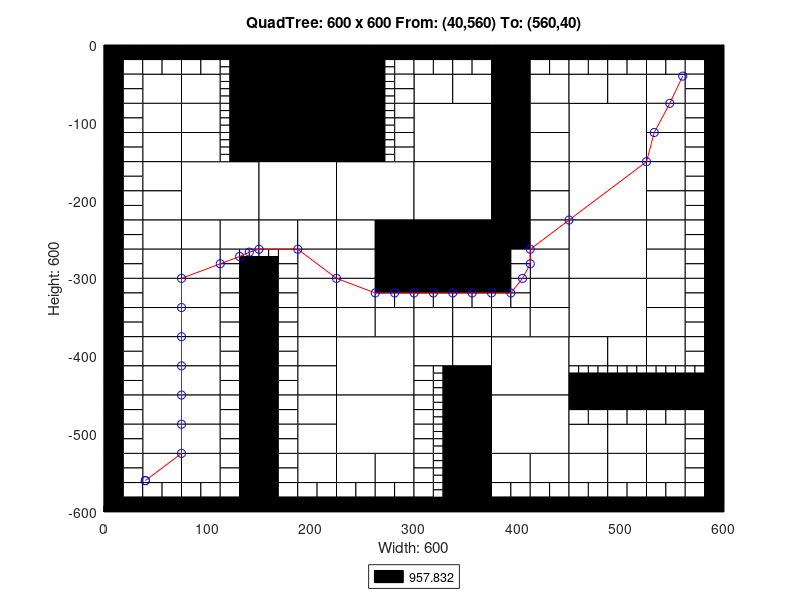

Here is the MATLAB script that generated this plot:
axis([0 600 -600 0]);
title('QuadTree: 600 x 600 From: (40,560) To: (560,40)');
xlabel('Width: 600');
ylabel('Height: 600');
rectangle('Position',[150 -75 75 75], 'FaceColor',[0 0 0]);
rectangle('Position',[150 -150 75 75], 'FaceColor',[0 0 0]);
rectangle('Position',[75 -225 75 75], 'FaceColor',[1 1 1]);
rectangle('Position',[150 -225 75 75], 'FaceColor',[1 1 1]);
rectangle('Position',[225 -225 75 75], 'FaceColor',[1 1 1]);
rectangle('Position',[300 -150 75 75], 'FaceColor',[1 1 1]);
rectangle('Position',[450 -150 75 75], 'FaceColor',[1 1 1]);
rectangle('Position',[300 -225 75 75], 'FaceColor',[1 1 1]);
rectangle('Position',[300 -300 75 75], 'FaceColor',[0 0 0]);
rectangle('Position',[450 -225 75 75], 'FaceColor',[1 1 1]);
rectangle('Position',[450 -300 75 75], 'FaceColor',[1 1 1]);
rectangle('Position',[225 -450 75 75], 'FaceColor',[1 1 1]);
rectangle('Position',[225 -525 75 75], 'FaceColor',[1 1 1]);
rectangle('Position',[375 -450 75 75], 'FaceColor',[1 1 1]);
rectangle('Position',[450 -375 75 75], 'FaceColor',[1 1 1]);
rectangle('Position',[375 -525 75 75], 'FaceColor',[1 1 1]);
rectangle('Position',[37.5 -75 37.5 37.5], 'FaceColor',[1 1 1]);
rectangle('Position',[75 -75 37.5 37.5], 'FaceColor',[1 1 1]);
rectangle('Position',[37.5 -112.5 37.5 37.5], 'FaceColor',[1 1 1]);
rectangle('Position',[37.5 -150 37.5 37.5], 'FaceColor',[1 1 1]);
rectangle('Position',[75 -112.5 37.5 37.5], 'FaceColor',[1 1 1]);
rectangle('Position',[75 -150 37.5 37.5], 'FaceColor',[1 1 1]);
rectangle('Position',[225 -37.5 37.5 37.5], 'FaceColor',[0 0 0]);
rectangle('Position',[225 -75 37.5 37.5], 'FaceColor',[0 0 0]);
rectangle('Position',[225 -112.5 37.5 37.5], 'FaceColor',[0 0 0]);
rectangle('Position',[225 -150 37.5 37.5], 'FaceColor',[0 0 0]);
rectangle('Position',[37.5 -187.5 37.5 37.5], 'FaceColor',[1 1 1]);
rectangle('Position',[37.5 -225 37.5 37.5], 'FaceColor',[1 1 1]);
rectangle('Position',[37.5 -262.5 37.5 37.5], 'FaceColor',[1 1 1]);
rectangle('Position',[37.5 -300 37.5 37.5], 'FaceColor',[1 1 1]);
rectangle('Position',[75 -262.5 37.5 37.5], 'FaceColor',[1 1 1]);
rectangle('Position',[112.5 -262.5 37.5 37.5], 'FaceColor',[1 1 1]);
rectangle('Position',[75 -300 37.5 37.5], 'FaceColor',[1 1 1]);
rectangle('Position',[150 -262.5 37.5 37.5], 'FaceColor',[1 1 1]);
rectangle('Position',[187.5 -262.5 37.5 37.5], 'FaceColor',[1 1 1]);
rectangle('Position',[187.5 -300 37.5 37.5], 'FaceColor',[1 1 1]);
rectangle('Position',[225 -262.5 37.5 37.5], 'FaceColor',[1 1 1]);
rectangle('Position',[262.5 -262.5 37.5 37.5], 'FaceColor',[0 0 0]);
rectangle('Position',[225 -300 37.5 37.5], 'FaceColor',[1 1 1]);
rectangle('Position',[262.5 -300 37.5 37.5], 'FaceColor',[0 0 0]);
rectangle('Position',[300 -75 37.5 37.5], 'FaceColor',[1 1 1]);
rectangle('Position',[337.5 -75 37.5 37.5], 'FaceColor',[1 1 1]);
rectangle('Position',[375 -37.5 37.5 37.5], 'FaceColor',[0 0 0]);
rectangle('Position',[375 -75 37.5 37.5], 'FaceColor',[0 0 0]);
rectangle('Position',[412.5 -75 37.5 37.5], 'FaceColor',[1 1 1]);
rectangle('Position',[375 -112.5 37.5 37.5], 'FaceColor',[0 0 0]);
rectangle('Position',[412.5 -112.5 37.5 37.5], 'FaceColor',[1 1 1]);
rectangle('Position',[375 -150 37.5 37.5], 'FaceColor',[0 0 0]);
rectangle('Position',[412.5 -150 37.5 37.5], 'FaceColor',[1 1 1]);
rectangle('Position',[450 -75 37.5 37.5], 'FaceColor',[1 1 1]);
rectangle('Position',[487.5 -75 37.5 37.5], 'FaceColor',[1 1 1]);
rectangle('Position',[525 -75 37.5 37.5], 'FaceColor',[1 1 1]);
rectangle('Position',[525 -112.5 37.5 37.5], 'FaceColor',[1 1 1]);
rectangle('Position',[525 -150 37.5 37.5], 'FaceColor',[1 1 1]);
rectangle('Position',[375 -187.5 37.5 37.5], 'FaceColor',[0 0 0]);
rectangle('Position',[412.5 -187.5 37.5 37.5], 'FaceColor',[1 1 1]);
rectangle('Position',[375 -225 37.5 37.5], 'FaceColor',[0 0 0]);
rectangle('Position',[412.5 -225 37.5 37.5], 'FaceColor',[1 1 1]);
rectangle('Position',[375 -262.5 37.5 37.5], 'FaceColor',[0 0 0]);
rectangle('Position',[412.5 -262.5 37.5 37.5], 'FaceColor',[1 1 1]);
rectangle('Position',[412.5 -300 37.5 37.5], 'FaceColor',[1 1 1]);
rectangle('Position',[525 -187.5 37.5 37.5], 'FaceColor',[1 1 1]);
rectangle('Position',[525 -225 37.5 37.5], 'FaceColor',[1 1 1]);
rectangle('Position',[525 -262.5 37.5 37.5], 'FaceColor',[1 1 1]);
rectangle('Position',[525 -300 37.5 37.5], 'FaceColor',[1 1 1]);
rectangle('Position',[37.5 -337.5 37.5 37.5], 'FaceColor',[1 1 1]);
rectangle('Position',[37.5 -375 37.5 37.5], 'FaceColor',[1 1 1]);
rectangle('Position',[75 -337.5 37.5 37.5], 'FaceColor',[1 1 1]);
rectangle('Position',[75 -375 37.5 37.5], 'FaceColor',[1 1 1]);
rectangle('Position',[37.5 -412.5 37.5 37.5], 'FaceColor',[1 1 1]);
rectangle('Position',[37.5 -450 37.5 37.5], 'FaceColor',[1 1 1]);
rectangle('Position',[75 -412.5 37.5 37.5], 'FaceColor',[1 1 1]);
rectangle('Position',[75 -450 37.5 37.5], 'FaceColor',[1 1 1]);
rectangle('Position',[187.5 -337.5 37.5 37.5], 'FaceColor',[1 1 1]);
rectangle('Position',[187.5 -375 37.5 37.5], 'FaceColor',[1 1 1]);
rectangle('Position',[225 -337.5 37.5 37.5], 'FaceColor',[1 1 1]);
rectangle('Position',[225 -375 37.5 37.5], 'FaceColor',[1 1 1]);
rectangle('Position',[262.5 -375 37.5 37.5], 'FaceColor',[1 1 1]);
rectangle('Position',[187.5 -412.5 37.5 37.5], 'FaceColor',[1 1 1]);
rectangle('Position',[187.5 -450 37.5 37.5], 'FaceColor',[1 1 1]);
rectangle('Position',[37.5 -487.5 37.5 37.5], 'FaceColor',[1 1 1]);
rectangle('Position',[37.5 -525 37.5 37.5], 'FaceColor',[1 1 1]);
rectangle('Position',[75 -487.5 37.5 37.5], 'FaceColor',[1 1 1]);
rectangle('Position',[75 -525 37.5 37.5], 'FaceColor',[1 1 1]);
rectangle('Position',[37.5 -562.5 37.5 37.5], 'FaceColor',[1 1 1]);
rectangle('Position',[75 -562.5 37.5 37.5], 'FaceColor',[1 1 1]);
rectangle('Position',[187.5 -487.5 37.5 37.5], 'FaceColor',[1 1 1]);
rectangle('Position',[187.5 -525 37.5 37.5], 'FaceColor',[1 1 1]);
rectangle('Position',[187.5 -562.5 37.5 37.5], 'FaceColor',[1 1 1]);
rectangle('Position',[225 -562.5 37.5 37.5], 'FaceColor',[1 1 1]);
rectangle('Position',[262.5 -562.5 37.5 37.5], 'FaceColor',[1 1 1]);
rectangle('Position',[300 -375 37.5 37.5], 'FaceColor',[1 1 1]);
rectangle('Position',[337.5 -375 37.5 37.5], 'FaceColor',[1 1 1]);
rectangle('Position',[412.5 -337.5 37.5 37.5], 'FaceColor',[1 1 1]);
rectangle('Position',[375 -375 37.5 37.5], 'FaceColor',[1 1 1]);
rectangle('Position',[412.5 -375 37.5 37.5], 'FaceColor',[1 1 1]);
rectangle('Position',[300 -412.5 37.5 37.5], 'FaceColor',[1 1 1]);
rectangle('Position',[337.5 -412.5 37.5 37.5], 'FaceColor',[1 1 1]);
rectangle('Position',[337.5 -450 37.5 37.5], 'FaceColor',[0 0 0]);
rectangle('Position',[525 -337.5 37.5 37.5], 'FaceColor',[1 1 1]);
rectangle('Position',[525 -375 37.5 37.5], 'FaceColor',[1 1 1]);
rectangle('Position',[450 -412.5 37.5 37.5], 'FaceColor',[1 1 1]);
rectangle('Position',[487.5 -412.5 37.5 37.5], 'FaceColor',[1 1 1]);
rectangle('Position',[525 -412.5 37.5 37.5], 'FaceColor',[1 1 1]);
rectangle('Position',[337.5 -487.5 37.5 37.5], 'FaceColor',[0 0 0]);
rectangle('Position',[337.5 -525 37.5 37.5], 'FaceColor',[0 0 0]);
rectangle('Position',[337.5 -562.5 37.5 37.5], 'FaceColor',[0 0 0]);
rectangle('Position',[337.5 -600 37.5 37.5], 'FaceColor',[0 0 0]);
rectangle('Position',[375 -562.5 37.5 37.5], 'FaceColor',[1 1 1]);
rectangle('Position',[412.5 -562.5 37.5 37.5], 'FaceColor',[1 1 1]);
rectangle('Position',[450 -525 37.5 37.5], 'FaceColor',[1 1 1]);
rectangle('Position',[487.5 -525 37.5 37.5], 'FaceColor',[1 1 1]);
rectangle('Position',[525 -525 37.5 37.5], 'FaceColor',[1 1 1]);
rectangle('Position',[450 -562.5 37.5 37.5], 'FaceColor',[1 1 1]);
rectangle('Position',[487.5 -562.5 37.5 37.5], 'FaceColor',[1 1 1]);
rectangle('Position',[525 -562.5 37.5 37.5], 'FaceColor',[1 1 1]);
rectangle('Position',[0 -18.75 18.75 18.75], 'FaceColor',[0 0 0]);
rectangle('Position',[18.75 -18.75 18.75 18.75], 'FaceColor',[0 0 0]);
rectangle('Position',[0 -37.5 18.75 18.75], 'FaceColor',[0 0 0]);
rectangle('Position',[18.75 -37.5 18.75 18.75], 'FaceColor',[1 1 1]);
rectangle('Position',[37.5 -18.75 18.75 18.75], 'FaceColor',[0 0 0]);
rectangle('Position',[56.25 -18.75 18.75 18.75], 'FaceColor',[0 0 0]);
rectangle('Position',[37.5 -37.5 18.75 18.75], 'FaceColor',[1 1 1]);
rectangle('Position',[56.25 -37.5 18.75 18.75], 'FaceColor',[1 1 1]);
rectangle('Position',[0 -56.25 18.75 18.75], 'FaceColor',[0 0 0]);
rectangle('Position',[18.75 -56.25 18.75 18.75], 'FaceColor',[1 1 1]);
rectangle('Position',[0 -75 18.75 18.75], 'FaceColor',[0 0 0]);
rectangle('Position',[18.75 -75 18.75 18.75], 'FaceColor',[1 1 1]);
rectangle('Position',[75 -18.75 18.75 18.75], 'FaceColor',[0 0 0]);
rectangle('Position',[93.75 -18.75 18.75 18.75], 'FaceColor',[0 0 0]);
rectangle('Position',[75 -37.5 18.75 18.75], 'FaceColor',[1 1 1]);
rectangle('Position',[93.75 -37.5 18.75 18.75], 'FaceColor',[1 1 1]);
rectangle('Position',[112.5 -18.75 18.75 18.75], 'FaceColor',[0 0 0]);
rectangle('Position',[131.25 -18.75 18.75 18.75], 'FaceColor',[0 0 0]);
rectangle('Position',[131.25 -37.5 18.75 18.75], 'FaceColor',[0 0 0]);
rectangle('Position',[131.25 -56.25 18.75 18.75], 'FaceColor',[0 0 0]);
rectangle('Position',[131.25 -75 18.75 18.75], 'FaceColor',[0 0 0]);
rectangle('Position',[0 -93.75 18.75 18.75], 'FaceColor',[0 0 0]);
rectangle('Position',[18.75 -93.75 18.75 18.75], 'FaceColor',[1 1 1]);
rectangle('Position',[0 -112.5 18.75 18.75], 'FaceColor',[0 0 0]);
rectangle('Position',[18.75 -112.5 18.75 18.75], 'FaceColor',[1 1 1]);
rectangle('Position',[0 -131.25 18.75 18.75], 'FaceColor',[0 0 0]);
rectangle('Position',[18.75 -131.25 18.75 18.75], 'FaceColor',[1 1 1]);
rectangle('Position',[0 -150 18.75 18.75], 'FaceColor',[0 0 0]);
rectangle('Position',[18.75 -150 18.75 18.75], 'FaceColor',[1 1 1]);
rectangle('Position',[131.25 -93.75 18.75 18.75], 'FaceColor',[0 0 0]);
rectangle('Position',[131.25 -112.5 18.75 18.75], 'FaceColor',[0 0 0]);
rectangle('Position',[131.25 -131.25 18.75 18.75], 'FaceColor',[0 0 0]);
rectangle('Position',[131.25 -150 18.75 18.75], 'FaceColor',[0 0 0]);
rectangle('Position',[262.5 -18.75 18.75 18.75], 'FaceColor',[0 0 0]);
rectangle('Position',[281.25 -18.75 18.75 18.75], 'FaceColor',[0 0 0]);
rectangle('Position',[281.25 -37.5 18.75 18.75], 'FaceColor',[1 1 1]);
rectangle('Position',[281.25 -56.25 18.75 18.75], 'FaceColor',[1 1 1]);
rectangle('Position',[281.25 -75 18.75 18.75], 'FaceColor',[1 1 1]);
rectangle('Position',[281.25 -93.75 18.75 18.75], 'FaceColor',[1 1 1]);
rectangle('Position',[281.25 -112.5 18.75 18.75], 'FaceColor',[1 1 1]);
rectangle('Position',[281.25 -131.25 18.75 18.75], 'FaceColor',[1 1 1]);
rectangle('Position',[281.25 -150 18.75 18.75], 'FaceColor',[1 1 1]);
rectangle('Position',[0 -168.75 18.75 18.75], 'FaceColor',[0 0 0]);
rectangle('Position',[18.75 -168.75 18.75 18.75], 'FaceColor',[1 1 1]);
rectangle('Position',[0 -187.5 18.75 18.75], 'FaceColor',[0 0 0]);
rectangle('Position',[18.75 -187.5 18.75 18.75], 'FaceColor',[1 1 1]);
rectangle('Position',[0 -206.25 18.75 18.75], 'FaceColor',[0 0 0]);
rectangle('Position',[18.75 -206.25 18.75 18.75], 'FaceColor',[1 1 1]);
rectangle('Position',[0 -225 18.75 18.75], 'FaceColor',[0 0 0]);
rectangle('Position',[18.75 -225 18.75 18.75], 'FaceColor',[1 1 1]);
rectangle('Position',[0 -243.75 18.75 18.75], 'FaceColor',[0 0 0]);
rectangle('Position',[18.75 -243.75 18.75 18.75], 'FaceColor',[1 1 1]);
rectangle('Position',[0 -262.5 18.75 18.75], 'FaceColor',[0 0 0]);
rectangle('Position',[18.75 -262.5 18.75 18.75], 'FaceColor',[1 1 1]);
rectangle('Position',[0 -281.25 18.75 18.75], 'FaceColor',[0 0 0]);
rectangle('Position',[18.75 -281.25 18.75 18.75], 'FaceColor',[1 1 1]);
rectangle('Position',[0 -300 18.75 18.75], 'FaceColor',[0 0 0]);
rectangle('Position',[18.75 -300 18.75 18.75], 'FaceColor',[1 1 1]);
rectangle('Position',[112.5 -281.25 18.75 18.75], 'FaceColor',[1 1 1]);
rectangle('Position',[112.5 -300 18.75 18.75], 'FaceColor',[1 1 1]);
rectangle('Position',[131.25 -300 18.75 18.75], 'FaceColor',[0 0 0]);
rectangle('Position',[168.75 -281.25 18.75 18.75], 'FaceColor',[1 1 1]);
rectangle('Position',[150 -300 18.75 18.75], 'FaceColor',[0 0 0]);
rectangle('Position',[168.75 -300 18.75 18.75], 'FaceColor',[1 1 1]);
rectangle('Position',[300 -18.75 18.75 18.75], 'FaceColor',[0 0 0]);
rectangle('Position',[318.75 -18.75 18.75 18.75], 'FaceColor',[0 0 0]);
rectangle('Position',[300 -37.5 18.75 18.75], 'FaceColor',[1 1 1]);
rectangle('Position',[318.75 -37.5 18.75 18.75], 'FaceColor',[1 1 1]);
rectangle('Position',[337.5 -18.75 18.75 18.75], 'FaceColor',[0 0 0]);
rectangle('Position',[356.25 -18.75 18.75 18.75], 'FaceColor',[0 0 0]);
rectangle('Position',[337.5 -37.5 18.75 18.75], 'FaceColor',[1 1 1]);
rectangle('Position',[356.25 -37.5 18.75 18.75], 'FaceColor',[1 1 1]);
rectangle('Position',[412.5 -18.75 18.75 18.75], 'FaceColor',[0 0 0]);
rectangle('Position',[431.25 -18.75 18.75 18.75], 'FaceColor',[0 0 0]);
rectangle('Position',[412.5 -37.5 18.75 18.75], 'FaceColor',[1 1 1]);
rectangle('Position',[431.25 -37.5 18.75 18.75], 'FaceColor',[1 1 1]);
rectangle('Position',[450 -18.75 18.75 18.75], 'FaceColor',[0 0 0]);
rectangle('Position',[468.75 -18.75 18.75 18.75], 'FaceColor',[0 0 0]);
rectangle('Position',[450 -37.5 18.75 18.75], 'FaceColor',[1 1 1]);
rectangle('Position',[468.75 -37.5 18.75 18.75], 'FaceColor',[1 1 1]);
rectangle('Position',[487.5 -18.75 18.75 18.75], 'FaceColor',[0 0 0]);
rectangle('Position',[506.25 -18.75 18.75 18.75], 'FaceColor',[0 0 0]);
rectangle('Position',[487.5 -37.5 18.75 18.75], 'FaceColor',[1 1 1]);
rectangle('Position',[506.25 -37.5 18.75 18.75], 'FaceColor',[1 1 1]);
rectangle('Position',[525 -18.75 18.75 18.75], 'FaceColor',[0 0 0]);
rectangle('Position',[543.75 -18.75 18.75 18.75], 'FaceColor',[0 0 0]);
rectangle('Position',[525 -37.5 18.75 18.75], 'FaceColor',[1 1 1]);
rectangle('Position',[543.75 -37.5 18.75 18.75], 'FaceColor',[1 1 1]);
rectangle('Position',[562.5 -18.75 18.75 18.75], 'FaceColor',[0 0 0]);
rectangle('Position',[581.25 -18.75 18.75 18.75], 'FaceColor',[0 0 0]);
rectangle('Position',[562.5 -37.5 18.75 18.75], 'FaceColor',[1 1 1]);
rectangle('Position',[581.25 -37.5 18.75 18.75], 'FaceColor',[0 0 0]);
rectangle('Position',[562.5 -56.25 18.75 18.75], 'FaceColor',[1 1 1]);
rectangle('Position',[581.25 -56.25 18.75 18.75], 'FaceColor',[0 0 0]);
rectangle('Position',[562.5 -75 18.75 18.75], 'FaceColor',[1 1 1]);
rectangle('Position',[581.25 -75 18.75 18.75], 'FaceColor',[0 0 0]);
rectangle('Position',[562.5 -93.75 18.75 18.75], 'FaceColor',[1 1 1]);
rectangle('Position',[581.25 -93.75 18.75 18.75], 'FaceColor',[0 0 0]);
rectangle('Position',[562.5 -112.5 18.75 18.75], 'FaceColor',[1 1 1]);
rectangle('Position',[581.25 -112.5 18.75 18.75], 'FaceColor',[0 0 0]);
rectangle('Position',[562.5 -131.25 18.75 18.75], 'FaceColor',[1 1 1]);
rectangle('Position',[581.25 -131.25 18.75 18.75], 'FaceColor',[0 0 0]);
rectangle('Position',[562.5 -150 18.75 18.75], 'FaceColor',[1 1 1]);
rectangle('Position',[581.25 -150 18.75 18.75], 'FaceColor',[0 0 0]);
rectangle('Position',[375 -281.25 18.75 18.75], 'FaceColor',[0 0 0]);
rectangle('Position',[393.75 -281.25 18.75 18.75], 'FaceColor',[1 1 1]);
rectangle('Position',[375 -300 18.75 18.75], 'FaceColor',[0 0 0]);
rectangle('Position',[393.75 -300 18.75 18.75], 'FaceColor',[1 1 1]);
rectangle('Position',[562.5 -168.75 18.75 18.75], 'FaceColor',[1 1 1]);
rectangle('Position',[581.25 -168.75 18.75 18.75], 'FaceColor',[0 0 0]);
rectangle('Position',[562.5 -187.5 18.75 18.75], 'FaceColor',[1 1 1]);
rectangle('Position',[581.25 -187.5 18.75 18.75], 'FaceColor',[0 0 0]);
rectangle('Position',[562.5 -206.25 18.75 18.75], 'FaceColor',[1 1 1]);
rectangle('Position',[581.25 -206.25 18.75 18.75], 'FaceColor',[0 0 0]);
rectangle('Position',[562.5 -225 18.75 18.75], 'FaceColor',[1 1 1]);
rectangle('Position',[581.25 -225 18.75 18.75], 'FaceColor',[0 0 0]);
rectangle('Position',[562.5 -243.75 18.75 18.75], 'FaceColor',[1 1 1]);
rectangle('Position',[581.25 -243.75 18.75 18.75], 'FaceColor',[0 0 0]);
rectangle('Position',[562.5 -262.5 18.75 18.75], 'FaceColor',[1 1 1]);
rectangle('Position',[581.25 -262.5 18.75 18.75], 'FaceColor',[0 0 0]);
rectangle('Position',[562.5 -281.25 18.75 18.75], 'FaceColor',[1 1 1]);
rectangle('Position',[581.25 -281.25 18.75 18.75], 'FaceColor',[0 0 0]);
rectangle('Position',[562.5 -300 18.75 18.75], 'FaceColor',[1 1 1]);
rectangle('Position',[581.25 -300 18.75 18.75], 'FaceColor',[0 0 0]);
rectangle('Position',[0 -318.75 18.75 18.75], 'FaceColor',[0 0 0]);
rectangle('Position',[18.75 -318.75 18.75 18.75], 'FaceColor',[1 1 1]);
rectangle('Position',[0 -337.5 18.75 18.75], 'FaceColor',[0 0 0]);
rectangle('Position',[18.75 -337.5 18.75 18.75], 'FaceColor',[1 1 1]);
rectangle('Position',[0 -356.25 18.75 18.75], 'FaceColor',[0 0 0]);
rectangle('Position',[18.75 -356.25 18.75 18.75], 'FaceColor',[1 1 1]);
rectangle('Position',[0 -375 18.75 18.75], 'FaceColor',[0 0 0]);
rectangle('Position',[18.75 -375 18.75 18.75], 'FaceColor',[1 1 1]);
rectangle('Position',[112.5 -318.75 18.75 18.75], 'FaceColor',[1 1 1]);
rectangle('Position',[131.25 -318.75 18.75 18.75], 'FaceColor',[0 0 0]);
rectangle('Position',[112.5 -337.5 18.75 18.75], 'FaceColor',[1 1 1]);
rectangle('Position',[131.25 -337.5 18.75 18.75], 'FaceColor',[0 0 0]);
rectangle('Position',[112.5 -356.25 18.75 18.75], 'FaceColor',[1 1 1]);
rectangle('Position',[131.25 -356.25 18.75 18.75], 'FaceColor',[0 0 0]);
rectangle('Position',[112.5 -375 18.75 18.75], 'FaceColor',[1 1 1]);
rectangle('Position',[131.25 -375 18.75 18.75], 'FaceColor',[0 0 0]);
rectangle('Position',[0 -393.75 18.75 18.75], 'FaceColor',[0 0 0]);
rectangle('Position',[18.75 -393.75 18.75 18.75], 'FaceColor',[1 1 1]);
rectangle('Position',[0 -412.5 18.75 18.75], 'FaceColor',[0 0 0]);
rectangle('Position',[18.75 -412.5 18.75 18.75], 'FaceColor',[1 1 1]);
rectangle('Position',[0 -431.25 18.75 18.75], 'FaceColor',[0 0 0]);
rectangle('Position',[18.75 -431.25 18.75 18.75], 'FaceColor',[1 1 1]);
rectangle('Position',[0 -450 18.75 18.75], 'FaceColor',[0 0 0]);
rectangle('Position',[18.75 -450 18.75 18.75], 'FaceColor',[1 1 1]);
rectangle('Position',[112.5 -393.75 18.75 18.75], 'FaceColor',[1 1 1]);
rectangle('Position',[131.25 -393.75 18.75 18.75], 'FaceColor',[0 0 0]);
rectangle('Position',[112.5 -412.5 18.75 18.75], 'FaceColor',[1 1 1]);
rectangle('Position',[131.25 -412.5 18.75 18.75], 'FaceColor',[0 0 0]);
rectangle('Position',[112.5 -431.25 18.75 18.75], 'FaceColor',[1 1 1]);
rectangle('Position',[131.25 -431.25 18.75 18.75], 'FaceColor',[0 0 0]);
rectangle('Position',[112.5 -450 18.75 18.75], 'FaceColor',[1 1 1]);
rectangle('Position',[131.25 -450 18.75 18.75], 'FaceColor',[0 0 0]);
rectangle('Position',[150 -318.75 18.75 18.75], 'FaceColor',[0 0 0]);
rectangle('Position',[168.75 -318.75 18.75 18.75], 'FaceColor',[1 1 1]);
rectangle('Position',[150 -337.5 18.75 18.75], 'FaceColor',[0 0 0]);
rectangle('Position',[168.75 -337.5 18.75 18.75], 'FaceColor',[1 1 1]);
rectangle('Position',[150 -356.25 18.75 18.75], 'FaceColor',[0 0 0]);
rectangle('Position',[168.75 -356.25 18.75 18.75], 'FaceColor',[1 1 1]);
rectangle('Position',[150 -375 18.75 18.75], 'FaceColor',[0 0 0]);
rectangle('Position',[168.75 -375 18.75 18.75], 'FaceColor',[1 1 1]);
rectangle('Position',[262.5 -318.75 18.75 18.75], 'FaceColor',[0 0 0]);
rectangle('Position',[281.25 -318.75 18.75 18.75], 'FaceColor',[0 0 0]);
rectangle('Position',[262.5 -337.5 18.75 18.75], 'FaceColor',[1 1 1]);
rectangle('Position',[281.25 -337.5 18.75 18.75], 'FaceColor',[1 1 1]);
rectangle('Position',[150 -393.75 18.75 18.75], 'FaceColor',[0 0 0]);
rectangle('Position',[168.75 -393.75 18.75 18.75], 'FaceColor',[1 1 1]);
rectangle('Position',[150 -412.5 18.75 18.75], 'FaceColor',[0 0 0]);
rectangle('Position',[168.75 -412.5 18.75 18.75], 'FaceColor',[1 1 1]);
rectangle('Position',[150 -431.25 18.75 18.75], 'FaceColor',[0 0 0]);
rectangle('Position',[168.75 -431.25 18.75 18.75], 'FaceColor',[1 1 1]);
rectangle('Position',[150 -450 18.75 18.75], 'FaceColor',[0 0 0]);
rectangle('Position',[168.75 -450 18.75 18.75], 'FaceColor',[1 1 1]);
rectangle('Position',[0 -468.75 18.75 18.75], 'FaceColor',[0 0 0]);
rectangle('Position',[18.75 -468.75 18.75 18.75], 'FaceColor',[1 1 1]);
rectangle('Position',[0 -487.5 18.75 18.75], 'FaceColor',[0 0 0]);
rectangle('Position',[18.75 -487.5 18.75 18.75], 'FaceColor',[1 1 1]);
rectangle('Position',[0 -506.25 18.75 18.75], 'FaceColor',[0 0 0]);
rectangle('Position',[18.75 -506.25 18.75 18.75], 'FaceColor',[1 1 1]);
rectangle('Position',[0 -525 18.75 18.75], 'FaceColor',[0 0 0]);
rectangle('Position',[18.75 -525 18.75 18.75], 'FaceColor',[1 1 1]);
rectangle('Position',[112.5 -468.75 18.75 18.75], 'FaceColor',[1 1 1]);
rectangle('Position',[131.25 -468.75 18.75 18.75], 'FaceColor',[0 0 0]);
rectangle('Position',[112.5 -487.5 18.75 18.75], 'FaceColor',[1 1 1]);
rectangle('Position',[131.25 -487.5 18.75 18.75], 'FaceColor',[0 0 0]);
rectangle('Position',[112.5 -506.25 18.75 18.75], 'FaceColor',[1 1 1]);
rectangle('Position',[131.25 -506.25 18.75 18.75], 'FaceColor',[0 0 0]);
rectangle('Position',[112.5 -525 18.75 18.75], 'FaceColor',[1 1 1]);
rectangle('Position',[131.25 -525 18.75 18.75], 'FaceColor',[0 0 0]);
rectangle('Position',[0 -543.75 18.75 18.75], 'FaceColor',[0 0 0]);
rectangle('Position',[18.75 -543.75 18.75 18.75], 'FaceColor',[1 1 1]);
rectangle('Position',[0 -562.5 18.75 18.75], 'FaceColor',[0 0 0]);
rectangle('Position',[18.75 -562.5 18.75 18.75], 'FaceColor',[1 1 1]);
rectangle('Position',[0 -581.25 18.75 18.75], 'FaceColor',[0 0 0]);
rectangle('Position',[18.75 -581.25 18.75 18.75], 'FaceColor',[1 1 1]);
rectangle('Position',[0 -600 18.75 18.75], 'FaceColor',[0 0 0]);
rectangle('Position',[18.75 -600 18.75 18.75], 'FaceColor',[0 0 0]);
rectangle('Position',[37.5 -581.25 18.75 18.75], 'FaceColor',[1 1 1]);
rectangle('Position',[56.25 -581.25 18.75 18.75], 'FaceColor',[1 1 1]);
rectangle('Position',[37.5 -600 18.75 18.75], 'FaceColor',[0 0 0]);
rectangle('Position',[56.25 -600 18.75 18.75], 'FaceColor',[0 0 0]);
rectangle('Position',[112.5 -543.75 18.75 18.75], 'FaceColor',[1 1 1]);
rectangle('Position',[131.25 -543.75 18.75 18.75], 'FaceColor',[0 0 0]);
rectangle('Position',[112.5 -562.5 18.75 18.75], 'FaceColor',[1 1 1]);
rectangle('Position',[131.25 -562.5 18.75 18.75], 'FaceColor',[0 0 0]);
rectangle('Position',[75 -581.25 18.75 18.75], 'FaceColor',[1 1 1]);
rectangle('Position',[93.75 -581.25 18.75 18.75], 'FaceColor',[1 1 1]);
rectangle('Position',[75 -600 18.75 18.75], 'FaceColor',[0 0 0]);
rectangle('Position',[93.75 -600 18.75 18.75], 'FaceColor',[0 0 0]);
rectangle('Position',[112.5 -581.25 18.75 18.75], 'FaceColor',[1 1 1]);
rectangle('Position',[131.25 -581.25 18.75 18.75], 'FaceColor',[0 0 0]);
rectangle('Position',[112.5 -600 18.75 18.75], 'FaceColor',[0 0 0]);
rectangle('Position',[131.25 -600 18.75 18.75], 'FaceColor',[0 0 0]);
rectangle('Position',[150 -468.75 18.75 18.75], 'FaceColor',[0 0 0]);
rectangle('Position',[168.75 -468.75 18.75 18.75], 'FaceColor',[1 1 1]);
rectangle('Position',[150 -487.5 18.75 18.75], 'FaceColor',[0 0 0]);
rectangle('Position',[168.75 -487.5 18.75 18.75], 'FaceColor',[1 1 1]);
rectangle('Position',[150 -506.25 18.75 18.75], 'FaceColor',[0 0 0]);
rectangle('Position',[168.75 -506.25 18.75 18.75], 'FaceColor',[1 1 1]);
rectangle('Position',[150 -525 18.75 18.75], 'FaceColor',[0 0 0]);
rectangle('Position',[168.75 -525 18.75 18.75], 'FaceColor',[1 1 1]);
rectangle('Position',[150 -543.75 18.75 18.75], 'FaceColor',[0 0 0]);
rectangle('Position',[168.75 -543.75 18.75 18.75], 'FaceColor',[1 1 1]);
rectangle('Position',[150 -562.5 18.75 18.75], 'FaceColor',[0 0 0]);
rectangle('Position',[168.75 -562.5 18.75 18.75], 'FaceColor',[1 1 1]);
rectangle('Position',[150 -581.25 18.75 18.75], 'FaceColor',[0 0 0]);
rectangle('Position',[168.75 -581.25 18.75 18.75], 'FaceColor',[1 1 1]);
rectangle('Position',[150 -600 18.75 18.75], 'FaceColor',[0 0 0]);
rectangle('Position',[168.75 -600 18.75 18.75], 'FaceColor',[0 0 0]);
rectangle('Position',[187.5 -581.25 18.75 18.75], 'FaceColor',[1 1 1]);
rectangle('Position',[206.25 -581.25 18.75 18.75], 'FaceColor',[1 1 1]);
rectangle('Position',[187.5 -600 18.75 18.75], 'FaceColor',[0 0 0]);
rectangle('Position',[206.25 -600 18.75 18.75], 'FaceColor',[0 0 0]);
rectangle('Position',[225 -581.25 18.75 18.75], 'FaceColor',[1 1 1]);
rectangle('Position',[243.75 -581.25 18.75 18.75], 'FaceColor',[1 1 1]);
rectangle('Position',[225 -600 18.75 18.75], 'FaceColor',[0 0 0]);
rectangle('Position',[243.75 -600 18.75 18.75], 'FaceColor',[0 0 0]);
rectangle('Position',[262.5 -581.25 18.75 18.75], 'FaceColor',[1 1 1]);
rectangle('Position',[281.25 -581.25 18.75 18.75], 'FaceColor',[1 1 1]);
rectangle('Position',[262.5 -600 18.75 18.75], 'FaceColor',[0 0 0]);
rectangle('Position',[281.25 -600 18.75 18.75], 'FaceColor',[0 0 0]);
rectangle('Position',[300 -318.75 18.75 18.75], 'FaceColor',[0 0 0]);
rectangle('Position',[318.75 -318.75 18.75 18.75], 'FaceColor',[0 0 0]);
rectangle('Position',[300 -337.5 18.75 18.75], 'FaceColor',[1 1 1]);
rectangle('Position',[318.75 -337.5 18.75 18.75], 'FaceColor',[1 1 1]);
rectangle('Position',[337.5 -318.75 18.75 18.75], 'FaceColor',[0 0 0]);
rectangle('Position',[356.25 -318.75 18.75 18.75], 'FaceColor',[0 0 0]);
rectangle('Position',[337.5 -337.5 18.75 18.75], 'FaceColor',[1 1 1]);
rectangle('Position',[356.25 -337.5 18.75 18.75], 'FaceColor',[1 1 1]);
rectangle('Position',[375 -318.75 18.75 18.75], 'FaceColor',[0 0 0]);
rectangle('Position',[393.75 -318.75 18.75 18.75], 'FaceColor',[1 1 1]);
rectangle('Position',[375 -337.5 18.75 18.75], 'FaceColor',[1 1 1]);
rectangle('Position',[393.75 -337.5 18.75 18.75], 'FaceColor',[1 1 1]);
rectangle('Position',[300 -431.25 18.75 18.75], 'FaceColor',[1 1 1]);
rectangle('Position',[300 -450 18.75 18.75], 'FaceColor',[1 1 1]);
rectangle('Position',[562.5 -318.75 18.75 18.75], 'FaceColor',[1 1 1]);
rectangle('Position',[581.25 -318.75 18.75 18.75], 'FaceColor',[0 0 0]);
rectangle('Position',[562.5 -337.5 18.75 18.75], 'FaceColor',[1 1 1]);
rectangle('Position',[581.25 -337.5 18.75 18.75], 'FaceColor',[0 0 0]);
rectangle('Position',[562.5 -356.25 18.75 18.75], 'FaceColor',[1 1 1]);
rectangle('Position',[581.25 -356.25 18.75 18.75], 'FaceColor',[0 0 0]);
rectangle('Position',[562.5 -375 18.75 18.75], 'FaceColor',[1 1 1]);
rectangle('Position',[581.25 -375 18.75 18.75], 'FaceColor',[0 0 0]);
rectangle('Position',[450 -450 18.75 18.75], 'FaceColor',[0 0 0]);
rectangle('Position',[468.75 -450 18.75 18.75], 'FaceColor',[0 0 0]);
rectangle('Position',[487.5 -450 18.75 18.75], 'FaceColor',[0 0 0]);
rectangle('Position',[506.25 -450 18.75 18.75], 'FaceColor',[0 0 0]);
rectangle('Position',[562.5 -393.75 18.75 18.75], 'FaceColor',[1 1 1]);
rectangle('Position',[581.25 -393.75 18.75 18.75], 'FaceColor',[0 0 0]);
rectangle('Position',[562.5 -412.5 18.75 18.75], 'FaceColor',[1 1 1]);
rectangle('Position',[581.25 -412.5 18.75 18.75], 'FaceColor',[0 0 0]);
rectangle('Position',[525 -450 18.75 18.75], 'FaceColor',[0 0 0]);
rectangle('Position',[543.75 -450 18.75 18.75], 'FaceColor',[0 0 0]);
rectangle('Position',[581.25 -431.25 18.75 18.75], 'FaceColor',[0 0 0]);
rectangle('Position',[562.5 -450 18.75 18.75], 'FaceColor',[0 0 0]);
rectangle('Position',[581.25 -450 18.75 18.75], 'FaceColor',[0 0 0]);
rectangle('Position',[300 -468.75 18.75 18.75], 'FaceColor',[1 1 1]);
rectangle('Position',[300 -487.5 18.75 18.75], 'FaceColor',[1 1 1]);
rectangle('Position',[300 -506.25 18.75 18.75], 'FaceColor',[1 1 1]);
rectangle('Position',[300 -525 18.75 18.75], 'FaceColor',[1 1 1]);
rectangle('Position',[300 -543.75 18.75 18.75], 'FaceColor',[1 1 1]);
rectangle('Position',[300 -562.5 18.75 18.75], 'FaceColor',[1 1 1]);
rectangle('Position',[300 -581.25 18.75 18.75], 'FaceColor',[1 1 1]);
rectangle('Position',[300 -600 18.75 18.75], 'FaceColor',[0 0 0]);
rectangle('Position',[318.75 -600 18.75 18.75], 'FaceColor',[0 0 0]);
rectangle('Position',[375 -581.25 18.75 18.75], 'FaceColor',[1 1 1]);
rectangle('Position',[393.75 -581.25 18.75 18.75], 'FaceColor',[1 1 1]);
rectangle('Position',[375 -600 18.75 18.75], 'FaceColor',[0 0 0]);
rectangle('Position',[393.75 -600 18.75 18.75], 'FaceColor',[0 0 0]);
rectangle('Position',[412.5 -581.25 18.75 18.75], 'FaceColor',[1 1 1]);
rectangle('Position',[431.25 -581.25 18.75 18.75], 'FaceColor',[1 1 1]);
rectangle('Position',[412.5 -600 18.75 18.75], 'FaceColor',[0 0 0]);
rectangle('Position',[431.25 -600 18.75 18.75], 'FaceColor',[0 0 0]);
rectangle('Position',[450 -468.75 18.75 18.75], 'FaceColor',[0 0 0]);
rectangle('Position',[468.75 -468.75 18.75 18.75], 'FaceColor',[0 0 0]);
rectangle('Position',[450 -487.5 18.75 18.75], 'FaceColor',[1 1 1]);
rectangle('Position',[468.75 -487.5 18.75 18.75], 'FaceColor',[1 1 1]);
rectangle('Position',[487.5 -468.75 18.75 18.75], 'FaceColor',[0 0 0]);
rectangle('Position',[506.25 -468.75 18.75 18.75], 'FaceColor',[0 0 0]);
rectangle('Position',[487.5 -487.5 18.75 18.75], 'FaceColor',[1 1 1]);
rectangle('Position',[506.25 -487.5 18.75 18.75], 'FaceColor',[1 1 1]);
rectangle('Position',[525 -468.75 18.75 18.75], 'FaceColor',[0 0 0]);
rectangle('Position',[543.75 -468.75 18.75 18.75], 'FaceColor',[0 0 0]);
rectangle('Position',[525 -487.5 18.75 18.75], 'FaceColor',[1 1 1]);
rectangle('Position',[543.75 -487.5 18.75 18.75], 'FaceColor',[1 1 1]);
rectangle('Position',[562.5 -468.75 18.75 18.75], 'FaceColor',[0 0 0]);
rectangle('Position',[581.25 -468.75 18.75 18.75], 'FaceColor',[0 0 0]);
rectangle('Position',[562.5 -487.5 18.75 18.75], 'FaceColor',[1 1 1]);
rectangle('Position',[581.25 -487.5 18.75 18.75], 'FaceColor',[0 0 0]);
rectangle('Position',[562.5 -506.25 18.75 18.75], 'FaceColor',[1 1 1]);
rectangle('Position',[581.25 -506.25 18.75 18.75], 'FaceColor',[0 0 0]);
rectangle('Position',[562.5 -525 18.75 18.75], 'FaceColor',[1 1 1]);
rectangle('Position',[581.25 -525 18.75 18.75], 'FaceColor',[0 0 0]);
rectangle('Position',[450 -581.25 18.75 18.75], 'FaceColor',[1 1 1]);
rectangle('Position',[468.75 -581.25 18.75 18.75], 'FaceColor',[1 1 1]);
rectangle('Position',[450 -600 18.75 18.75], 'FaceColor',[0 0 0]);
rectangle('Position',[468.75 -600 18.75 18.75], 'FaceColor',[0 0 0]);
rectangle('Position',[487.5 -581.25 18.75 18.75], 'FaceColor',[1 1 1]);
rectangle('Position',[506.25 -581.25 18.75 18.75], 'FaceColor',[1 1 1]);
rectangle('Position',[487.5 -600 18.75 18.75], 'FaceColor',[0 0 0]);
rectangle('Position',[506.25 -600 18.75 18.75], 'FaceColor',[0 0 0]);
rectangle('Position',[562.5 -543.75 18.75 18.75], 'FaceColor',[1 1 1]);
rectangle('Position',[581.25 -543.75 18.75 18.75], 'FaceColor',[0 0 0]);
rectangle('Position',[562.5 -562.5 18.75 18.75], 'FaceColor',[1 1 1]);
rectangle('Position',[581.25 -562.5 18.75 18.75], 'FaceColor',[0 0 0]);
rectangle('Position',[525 -581.25 18.75 18.75], 'FaceColor',[1 1 1]);
rectangle('Position',[543.75 -581.25 18.75 18.75], 'FaceColor',[1 1 1]);
rectangle('Position',[525 -600 18.75 18.75], 'FaceColor',[0 0 0]);
rectangle('Position',[543.75 -600 18.75 18.75], 'FaceColor',[0 0 0]);
rectangle('Position',[562.5 -581.25 18.75 18.75], 'FaceColor',[1 1 1]);
rectangle('Position',[581.25 -581.25 18.75 18.75], 'FaceColor',[0 0 0]);
rectangle('Position',[562.5 -600 18.75 18.75], 'FaceColor',[0 0 0]);
rectangle('Position',[581.25 -600 18.75 18.75], 'FaceColor',[0 0 0]);
rectangle('Position',[112.5 -28.125 9.375 9.375], 'FaceColor',[1 1 1]);
rectangle('Position',[121.875 -28.125 9.375 9.375], 'FaceColor',[0 0 0]);
rectangle('Position',[112.5 -37.5 9.375 9.375], 'FaceColor',[1 1 1]);
rectangle('Position',[121.875 -37.5 9.375 9.375], 'FaceColor',[0 0 0]);
rectangle('Position',[112.5 -46.875 9.375 9.375], 'FaceColor',[1 1 1]);
rectangle('Position',[121.875 -46.875 9.375 9.375], 'FaceColor',[0 0 0]);
rectangle('Position',[112.5 -56.25 9.375 9.375], 'FaceColor',[1 1 1]);
rectangle('Position',[121.875 -56.25 9.375 9.375], 'FaceColor',[0 0 0]);
rectangle('Position',[112.5 -65.625 9.375 9.375], 'FaceColor',[1 1 1]);
rectangle('Position',[121.875 -65.625 9.375 9.375], 'FaceColor',[0 0 0]);
rectangle('Position',[112.5 -75 9.375 9.375], 'FaceColor',[1 1 1]);
rectangle('Position',[121.875 -75 9.375 9.375], 'FaceColor',[0 0 0]);
rectangle('Position',[112.5 -84.375 9.375 9.375], 'FaceColor',[1 1 1]);
rectangle('Position',[121.875 -84.375 9.375 9.375], 'FaceColor',[0 0 0]);
rectangle('Position',[112.5 -93.75 9.375 9.375], 'FaceColor',[1 1 1]);
rectangle('Position',[121.875 -93.75 9.375 9.375], 'FaceColor',[0 0 0]);
rectangle('Position',[112.5 -103.125 9.375 9.375], 'FaceColor',[1 1 1]);
rectangle('Position',[121.875 -103.125 9.375 9.375], 'FaceColor',[0 0 0]);
rectangle('Position',[112.5 -112.5 9.375 9.375], 'FaceColor',[1 1 1]);
rectangle('Position',[121.875 -112.5 9.375 9.375], 'FaceColor',[0 0 0]);
rectangle('Position',[112.5 -121.875 9.375 9.375], 'FaceColor',[1 1 1]);
rectangle('Position',[121.875 -121.875 9.375 9.375], 'FaceColor',[0 0 0]);
rectangle('Position',[112.5 -131.25 9.375 9.375], 'FaceColor',[1 1 1]);
rectangle('Position',[121.875 -131.25 9.375 9.375], 'FaceColor',[0 0 0]);
rectangle('Position',[112.5 -140.625 9.375 9.375], 'FaceColor',[1 1 1]);
rectangle('Position',[121.875 -140.625 9.375 9.375], 'FaceColor',[0 0 0]);
rectangle('Position',[112.5 -150 9.375 9.375], 'FaceColor',[1 1 1]);
rectangle('Position',[121.875 -150 9.375 9.375], 'FaceColor',[0 0 0]);
rectangle('Position',[262.5 -28.125 9.375 9.375], 'FaceColor',[0 0 0]);
rectangle('Position',[271.875 -28.125 9.375 9.375], 'FaceColor',[1 1 1]);
rectangle('Position',[262.5 -37.5 9.375 9.375], 'FaceColor',[0 0 0]);
rectangle('Position',[271.875 -37.5 9.375 9.375], 'FaceColor',[1 1 1]);
rectangle('Position',[262.5 -46.875 9.375 9.375], 'FaceColor',[0 0 0]);
rectangle('Position',[271.875 -46.875 9.375 9.375], 'FaceColor',[1 1 1]);
rectangle('Position',[262.5 -56.25 9.375 9.375], 'FaceColor',[0 0 0]);
rectangle('Position',[271.875 -56.25 9.375 9.375], 'FaceColor',[1 1 1]);
rectangle('Position',[262.5 -65.625 9.375 9.375], 'FaceColor',[0 0 0]);
rectangle('Position',[271.875 -65.625 9.375 9.375], 'FaceColor',[1 1 1]);
rectangle('Position',[262.5 -75 9.375 9.375], 'FaceColor',[0 0 0]);
rectangle('Position',[271.875 -75 9.375 9.375], 'FaceColor',[1 1 1]);
rectangle('Position',[262.5 -84.375 9.375 9.375], 'FaceColor',[0 0 0]);
rectangle('Position',[271.875 -84.375 9.375 9.375], 'FaceColor',[1 1 1]);
rectangle('Position',[262.5 -93.75 9.375 9.375], 'FaceColor',[0 0 0]);
rectangle('Position',[271.875 -93.75 9.375 9.375], 'FaceColor',[1 1 1]);
rectangle('Position',[262.5 -103.125 9.375 9.375], 'FaceColor',[0 0 0]);
rectangle('Position',[271.875 -103.125 9.375 9.375], 'FaceColor',[1 1 1]);
rectangle('Position',[262.5 -112.5 9.375 9.375], 'FaceColor',[0 0 0]);
rectangle('Position',[271.875 -112.5 9.375 9.375], 'FaceColor',[1 1 1]);
rectangle('Position',[262.5 -121.875 9.375 9.375], 'FaceColor',[0 0 0]);
rectangle('Position',[271.875 -121.875 9.375 9.375], 'FaceColor',[1 1 1]);
rectangle('Position',[262.5 -131.25 9.375 9.375], 'FaceColor',[0 0 0]);
rectangle('Position',[271.875 -131.25 9.375 9.375], 'FaceColor',[1 1 1]);
rectangle('Position',[262.5 -140.625 9.375 9.375], 'FaceColor',[0 0 0]);
rectangle('Position',[271.875 -140.625 9.375 9.375], 'FaceColor',[1 1 1]);
rectangle('Position',[262.5 -150 9.375 9.375], 'FaceColor',[0 0 0]);
rectangle('Position',[271.875 -150 9.375 9.375], 'FaceColor',[1 1 1]);
rectangle('Position',[131.25 -271.875 9.375 9.375], 'FaceColor',[1 1 1]);
rectangle('Position',[140.625 -271.875 9.375 9.375], 'FaceColor',[1 1 1]);
rectangle('Position',[131.25 -281.25 9.375 9.375], 'FaceColor',[0 0 0]);
rectangle('Position',[140.625 -281.25 9.375 9.375], 'FaceColor',[0 0 0]);
rectangle('Position',[150 -271.875 9.375 9.375], 'FaceColor',[1 1 1]);
rectangle('Position',[159.375 -271.875 9.375 9.375], 'FaceColor',[1 1 1]);
rectangle('Position',[150 -281.25 9.375 9.375], 'FaceColor',[0 0 0]);
rectangle('Position',[159.375 -281.25 9.375 9.375], 'FaceColor',[0 0 0]);
rectangle('Position',[318.75 -421.875 9.375 9.375], 'FaceColor',[1 1 1]);
rectangle('Position',[328.125 -421.875 9.375 9.375], 'FaceColor',[0 0 0]);
rectangle('Position',[318.75 -431.25 9.375 9.375], 'FaceColor',[1 1 1]);
rectangle('Position',[328.125 -431.25 9.375 9.375], 'FaceColor',[0 0 0]);
rectangle('Position',[318.75 -440.625 9.375 9.375], 'FaceColor',[1 1 1]);
rectangle('Position',[328.125 -440.625 9.375 9.375], 'FaceColor',[0 0 0]);
rectangle('Position',[318.75 -450 9.375 9.375], 'FaceColor',[1 1 1]);
rectangle('Position',[328.125 -450 9.375 9.375], 'FaceColor',[0 0 0]);
rectangle('Position',[450 -421.875 9.375 9.375], 'FaceColor',[1 1 1]);
rectangle('Position',[459.375 -421.875 9.375 9.375], 'FaceColor',[1 1 1]);
rectangle('Position',[450 -431.25 9.375 9.375], 'FaceColor',[0 0 0]);
rectangle('Position',[459.375 -431.25 9.375 9.375], 'FaceColor',[0 0 0]);
rectangle('Position',[468.75 -421.875 9.375 9.375], 'FaceColor',[1 1 1]);
rectangle('Position',[478.125 -421.875 9.375 9.375], 'FaceColor',[1 1 1]);
rectangle('Position',[468.75 -431.25 9.375 9.375], 'FaceColor',[0 0 0]);
rectangle('Position',[478.125 -431.25 9.375 9.375], 'FaceColor',[0 0 0]);
rectangle('Position',[487.5 -421.875 9.375 9.375], 'FaceColor',[1 1 1]);
rectangle('Position',[496.875 -421.875 9.375 9.375], 'FaceColor',[1 1 1]);
rectangle('Position',[487.5 -431.25 9.375 9.375], 'FaceColor',[0 0 0]);
rectangle('Position',[496.875 -431.25 9.375 9.375], 'FaceColor',[0 0 0]);
rectangle('Position',[506.25 -421.875 9.375 9.375], 'FaceColor',[1 1 1]);
rectangle('Position',[515.625 -421.875 9.375 9.375], 'FaceColor',[1 1 1]);
rectangle('Position',[506.25 -431.25 9.375 9.375], 'FaceColor',[0 0 0]);
rectangle('Position',[515.625 -431.25 9.375 9.375], 'FaceColor',[0 0 0]);
rectangle('Position',[525 -421.875 9.375 9.375], 'FaceColor',[1 1 1]);
rectangle('Position',[534.375 -421.875 9.375 9.375], 'FaceColor',[1 1 1]);
rectangle('Position',[525 -431.25 9.375 9.375], 'FaceColor',[0 0 0]);
rectangle('Position',[534.375 -431.25 9.375 9.375], 'FaceColor',[0 0 0]);
rectangle('Position',[543.75 -421.875 9.375 9.375], 'FaceColor',[1 1 1]);
rectangle('Position',[553.125 -421.875 9.375 9.375], 'FaceColor',[1 1 1]);
rectangle('Position',[543.75 -431.25 9.375 9.375], 'FaceColor',[0 0 0]);
rectangle('Position',[553.125 -431.25 9.375 9.375], 'FaceColor',[0 0 0]);
rectangle('Position',[562.5 -421.875 9.375 9.375], 'FaceColor',[1 1 1]);
rectangle('Position',[571.875 -421.875 9.375 9.375], 'FaceColor',[1 1 1]);
rectangle('Position',[562.5 -431.25 9.375 9.375], 'FaceColor',[0 0 0]);
rectangle('Position',[571.875 -431.25 9.375 9.375], 'FaceColor',[0 0 0]);
rectangle('Position',[318.75 -459.375 9.375 9.375], 'FaceColor',[1 1 1]);
rectangle('Position',[328.125 -459.375 9.375 9.375], 'FaceColor',[0 0 0]);
rectangle('Position',[318.75 -468.75 9.375 9.375], 'FaceColor',[1 1 1]);
rectangle('Position',[328.125 -468.75 9.375 9.375], 'FaceColor',[0 0 0]);
rectangle('Position',[318.75 -478.125 9.375 9.375], 'FaceColor',[1 1 1]);
rectangle('Position',[328.125 -478.125 9.375 9.375], 'FaceColor',[0 0 0]);
rectangle('Position',[318.75 -487.5 9.375 9.375], 'FaceColor',[1 1 1]);
rectangle('Position',[328.125 -487.5 9.375 9.375], 'FaceColor',[0 0 0]);
rectangle('Position',[318.75 -496.875 9.375 9.375], 'FaceColor',[1 1 1]);
rectangle('Position',[328.125 -496.875 9.375 9.375], 'FaceColor',[0 0 0]);
rectangle('Position',[318.75 -506.25 9.375 9.375], 'FaceColor',[1 1 1]);
rectangle('Position',[328.125 -506.25 9.375 9.375], 'FaceColor',[0 0 0]);
rectangle('Position',[318.75 -515.625 9.375 9.375], 'FaceColor',[1 1 1]);
rectangle('Position',[328.125 -515.625 9.375 9.375], 'FaceColor',[0 0 0]);
rectangle('Position',[318.75 -525 9.375 9.375], 'FaceColor',[1 1 1]);
rectangle('Position',[328.125 -525 9.375 9.375], 'FaceColor',[0 0 0]);
rectangle('Position',[318.75 -534.375 9.375 9.375], 'FaceColor',[1 1 1]);
rectangle('Position',[328.125 -534.375 9.375 9.375], 'FaceColor',[0 0 0]);
rectangle('Position',[318.75 -543.75 9.375 9.375], 'FaceColor',[1 1 1]);
rectangle('Position',[328.125 -543.75 9.375 9.375], 'FaceColor',[0 0 0]);
rectangle('Position',[318.75 -553.125 9.375 9.375], 'FaceColor',[1 1 1]);
rectangle('Position',[328.125 -553.125 9.375 9.375], 'FaceColor',[0 0 0]);
rectangle('Position',[318.75 -562.5 9.375 9.375], 'FaceColor',[1 1 1]);
rectangle('Position',[328.125 -562.5 9.375 9.375], 'FaceColor',[0 0 0]);
rectangle('Position',[318.75 -571.875 9.375 9.375], 'FaceColor',[1 1 1]);
rectangle('Position',[328.125 -571.875 9.375 9.375], 'FaceColor',[0 0 0]);
rectangle('Position',[318.75 -581.25 9.375 9.375], 'FaceColor',[1 1 1]);
rectangle('Position',[328.125 -581.25 9.375 9.375], 'FaceColor',[0 0 0]);
X=[560,547.5,532.5,525,450,412.5,412.5,405,393.75,375,356.25,337.5,318.75,300,281.25,262.5,225,187.5,150,140.625,131.25,112.5,75,75,75,75,75,75,75,40,40];
Y=[-40,-75,-112.5,-150,-225,-262.5,-281.25,-300,-318.75,-318.75,-318.75,-318.75,-318.75,-318.75,-318.75,-318.75,-300,-262.5,-262.5,-266.25,-271.875,-281.25,-300,-337.5,-375,-412.5,-450,-487.5,-525,-560,-560];
hold on;
plot(X,Y,'r');
plot(X,Y,'bo');
legend('957.832','Location','southoutside');
